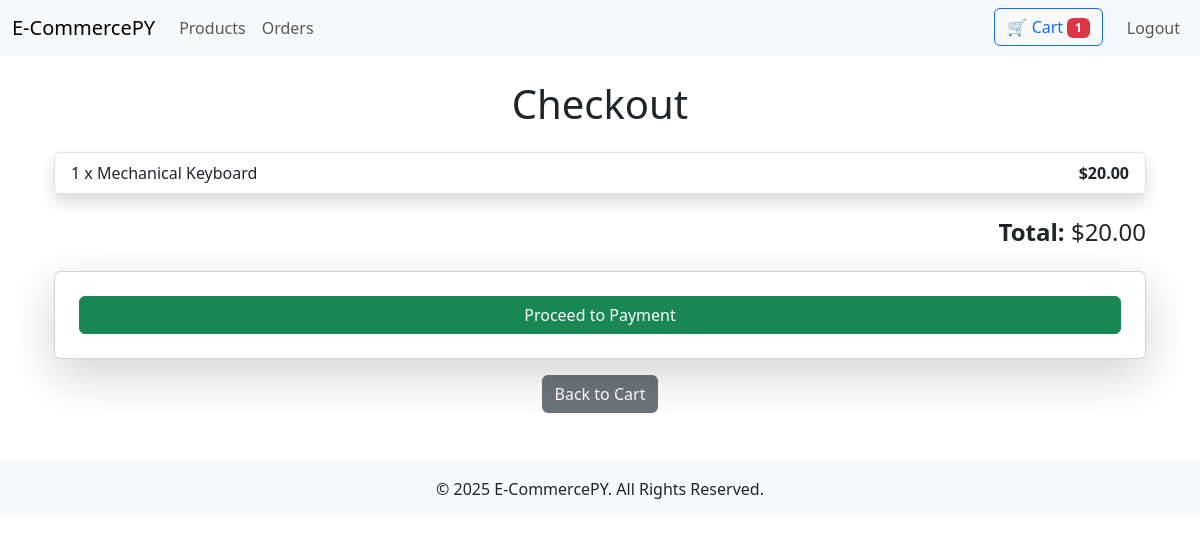
/products/checkout/ (signed in), run on the app's committed database.
### product/models.py (models this page shows, shortened)
class CartItem(models.Model):
    user = models.ForeignKey(User, on_delete=models.CASCADE, null=True, blank=True)  # Associate cart with a user
    product = models.ForeignKey(Product, on_delete=models.CASCADE)
    quantity = models.PositiveIntegerField(default=1)

class Product(models.Model):
    name = models.CharField(max_length=100)
    description = models.TextField()
    price = models.DecimalField(max_digits=10, decimal_places=2)
    stock = models.PositiveIntegerField()
    image = models.ImageField(upload_to='products/')
    category = models.CharField(max_length=50)

### product/views.py (the view, shortened to what this page needs)
# urls.py: path('checkout/', checkout, name='checkout'),
@login_required
def checkout(request):
    cart_items = CartItem.objects.filter(user=request.user)
    total_amount = sum(item.product.price * item.quantity for item in cart_items)
    return render(request, 'checkout.html', {'cart_items': cart_items, 'total_amount': total_amount})

### product/context_processors.py (called while the page is built)
def cart_count(request):
    total_cart_quantity = 0
    if request.user.is_authenticated:
        total_cart_quantity = sum(item.quantity for item in CartItem.objects.filter(user=request.user))
    return {"total_cart_quantity": total_cart_quantity}

### product/templates/checkout.html (shortened to what this page needs)
{% extends 'base.html' %}
{% block content %}
<div class="container">
    <h1 class="mb-4 text-center">Checkout</h1>
    <ul class="list-group mb-4 shadow">
        {% for item in cart_items %}
        <li class="list-group-item d-flex justify-content-between align-items-center">
            <span>{{ item.quantity }} x {{ item.product.name }}</span>
            <strong>${{ item.product.price }}</strong>
        </li>
        {% endfor %}
    </ul>
    <div class="text-end mb-4">
        <h4><strong>Total:</strong> ${{ total_amount|floatformat:2 }}</h4>
    </div>
    <div class="card p-4 shadow-lg">
        <form action="{% url 'create_checkout_session' %}" method="POST">
            <button type="submit" class="btn btn-success w-100">Proceed to Payment</button>
        </form>
    </div>
    <div class="text-center mt-3">
        <a href="{% url 'view_cart' %}" class="btn btn-secondary">Back to Cart</a>
    </div>
</div>
{% endblock %}

### data on the page
CartItem: quantity "1", product.name "Mechanical Keyboard", product.price "20.00"

### other printed values
{{ total_cart_quantity }} "1"
{{ total_amount|floatformat:2 }} "20.00"
